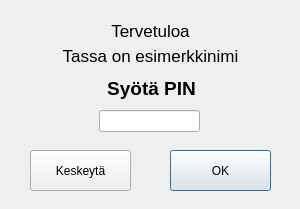
<?xml version="1.0" encoding="UTF-8"?>
<ui version="4.0">
 <class>PinKoodiDialog</class>
 <widget class="QDialog" name="PinKoodiDialog">
  <property name="geometry">
   <rect>
    <x>0</x>
    <y>0</y>
    <width>300</width>
    <height>209</height>
   </rect>
  </property>
  <property name="windowTitle">
   <string>Dialog</string>
  </property>
  <widget class="QLabel" name="labelOtsikkoSyotaPin">
   <property name="geometry">
    <rect>
     <x>1</x>
     <y>73</y>
     <width>301</width>
     <height>31</height>
    </rect>
   </property>
   <property name="font">
    <font>
     <family>MS Shell Dlg 2</family>
     <pointsize>14</pointsize>
     <weight>75</weight>
     <bold>true</bold>
    </font>
   </property>
   <property name="layoutDirection">
    <enum>Qt::LeftToRight</enum>
   </property>
   <property name="text">
    <string>Syötä PIN</string>
   </property>
   <property name="alignment">
    <set>Qt::AlignCenter</set>
   </property>
  </widget>
  <widget class="QLineEdit" name="lineEditPinSyotto">
   <property name="geometry">
    <rect>
     <x>99</x>
     <y>110</y>
     <width>101</width>
     <height>22</height>
    </rect>
   </property>
  </widget>
  <widget class="QPushButton" name="pushButtonOk">
   <property name="geometry">
    <rect>
     <x>170</x>
     <y>150</y>
     <width>101</width>
     <height>41</height>
    </rect>
   </property>
   <property name="text">
    <string>OK</string>
   </property>
  </widget>
  <widget class="QLabel" name="labelOtsikkoTervetuloa">
   <property name="geometry">
    <rect>
     <x>0</x>
     <y>20</y>
     <width>301</width>
     <height>21</height>
    </rect>
   </property>
   <property name="font">
    <font>
     <family>MS Shell Dlg 2</family>
     <pointsize>13</pointsize>
    </font>
   </property>
   <property name="text">
    <string>Tervetuloa</string>
   </property>
   <property name="alignment">
    <set>Qt::AlignCenter</set>
   </property>
  </widget>
  <widget class="QLabel" name="labelHaettuNimi">
   <property name="geometry">
    <rect>
     <x>0</x>
     <y>40</y>
     <width>301</width>
     <height>31</height>
    </rect>
   </property>
   <property name="font">
    <font>
     <family>MS Shell Dlg 2</family>
     <pointsize>13</pointsize>
    </font>
   </property>
   <property name="text">
    <string>Tassa on esimerkkinimi</string>
   </property>
   <property name="alignment">
    <set>Qt::AlignCenter</set>
   </property>
  </widget>
  <widget class="QPushButton" name="pushButtonKeskeyta">
   <property name="geometry">
    <rect>
     <x>30</x>
     <y>150</y>
     <width>101</width>
     <height>41</height>
    </rect>
   </property>
   <property name="text">
    <string>Keskeytä</string>
   </property>
  </widget>
 </widget>
 <resources/>
 <connections/>
</ui>
